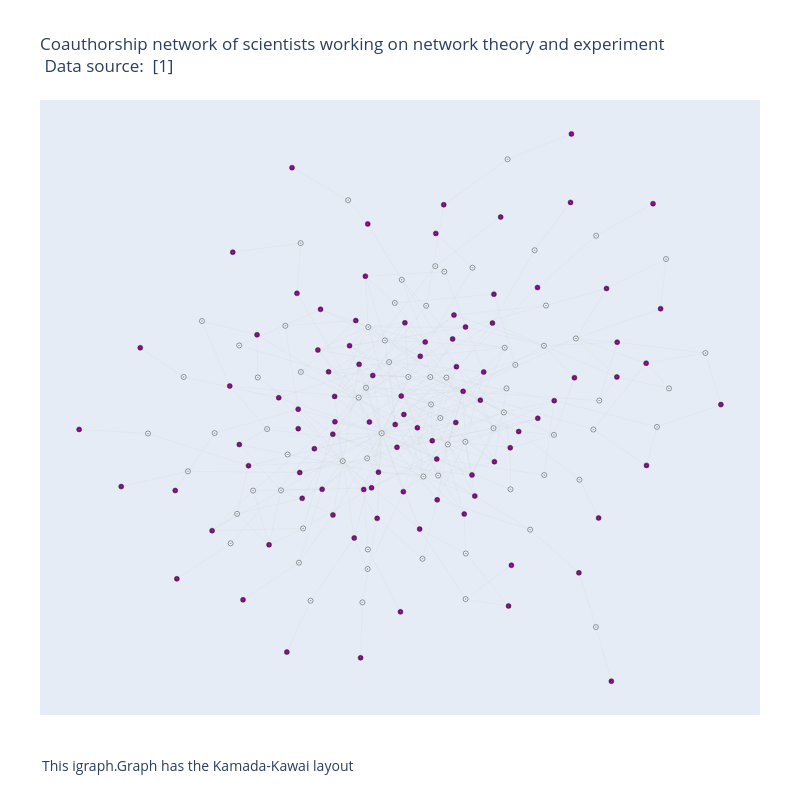

Notebook code cell kept with this figure:
### Code cell
from plotly.graph_objs import *

axis=dict(showline=False, # hide axis line, grid, ticklabels and  title
          zeroline=False,
          showgrid=False,
          showticklabels=False,
          title=''
          )

width=800
height=800

layout=Layout(title= "Coauthorship network of scientists working on network theory and experiment"+\
              "<br> Data source: <a href='https://networkdata.ics.uci.edu/data.php?id=11'> [1]</a>",
    font= dict(size=12),
    showlegend=False,
    autosize=False,
    width=width,
    height=height,
    xaxis=layout.XAxis(axis),
    yaxis=layout.YAxis(axis),
    margin=layout.Margin(
        l=40,
        r=40,
        b=85,
        t=100,
    ),
    hovermode='closest',
    annotations=[
           dict(
           showarrow=False,
            text='This igraph.Graph has the Kamada-Kawai layout',
            xref='paper',
            yref='paper',
            x=0,
            y=-0.1,
            xanchor='left',
            yanchor='bottom',
            font=dict(
            size=14
            )
            )
        ]
    )

data=[trace1, trace2]
fig=Figure(data=data, layout=layout)
fig.show()

### Figure 1 — Plotly figure (JSON) as saved in the notebook; plotly's stock layout.template omitted (floating-point values rounded to 4 significant figures; data arrays with more than 128 entries replaced by an {"elided": "..."} marker saying what was removed)
{"data": [{"hoverinfo": "none", "line": {"color": "rgb(210,210,210)", "width": 0.2}, "mode": "lines", "type": "scatter", "x": {"elided": "1080 float values"}, "y": {"elided": "1080 float values"}}, {"hoverinfo": "text", "marker": {"color": {"elided": "167 str values"}, "line": {"color": "rgb(50,50,50)", "width": 0.5}, "size": 5, "symbol": "circle-dot"}, "mode": "markers", "name": "ntw", "text": {"elided": "167 str values"}, "type": "scatter", "x": {"elided": "167 float values"}, "y": {"elided": "167 float values"}}], "layout": {"annotations": [{"font": {"size": 14}, "showarrow": false, "text": "This igraph.Graph has the Kamada-Kawai layout", "x": 0, "xanchor": "left", "xref": "paper", "y": -0.1, "yanchor": "bottom", "yref": "paper"}], "autosize": false, "font": {"size": 12}, "height": 800, "hovermode": "closest", "margin": {"b": 85, "l": 40, "r": 40, "t": 100}, "showlegend": false, "title": {"text": "Coauthorship network of scientists working on network theory and experiment<br> Data source: <a href='https://networkdata.ics.uci.edu/data.php?id=11'> [1]</a>"}, "width": 800, "xaxis": {"showgrid": false, "showline": false, "showticklabels": false, "title": {"text": ""}, "zeroline": false}, "yaxis": {"showgrid": false, "showline": false, "showticklabels": false, "title": {"text": ""}, "zeroline": false}}}
